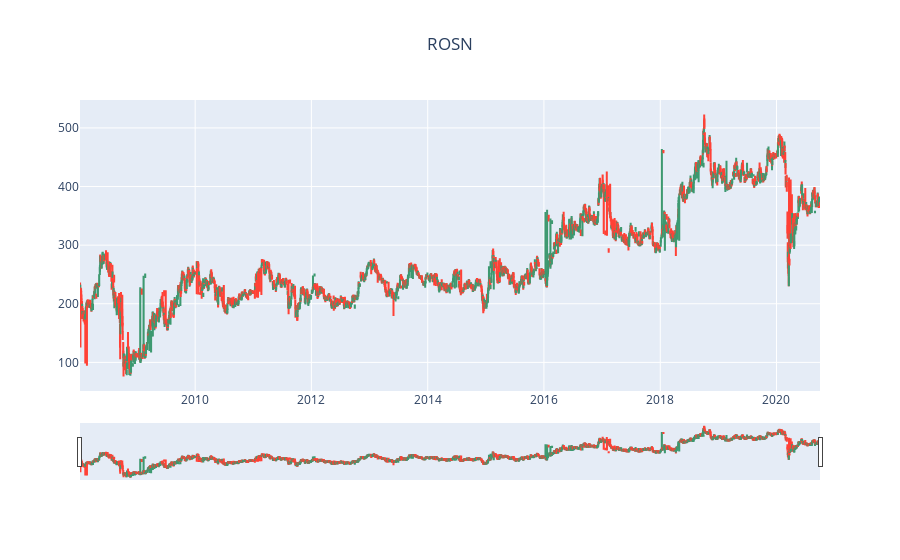

The code cell stored with this chart in its notebook:
### Code cell
rosn_candle = go.Figure(data=[go.Candlestick(x=rosn_open1.index,
                open=rosn_open1,
                high=rosn_high1,
                low=rosn_low1,
                close=rosn_close1)])
rosn_candle.update_layout(title='ROSN', title_x = 0.5)
rosn_candle.show()

### Figure 1 — Plotly figure (JSON) as saved in the notebook; plotly's stock layout.template omitted (floating-point values rounded to 4 significant figures; data arrays with more than 128 entries replaced by an {"elided": "..."} marker saying what was removed)
{"data": [{"close": {"elided": "3019 float values"}, "high": {"elided": "3019 float values"}, "low": {"elided": "3019 float values"}, "open": {"elided": "3019 float values"}, "type": "candlestick", "x": {"elided": "3019 str values"}}], "layout": {"title": {"text": "ROSN", "x": 0.5}}}
